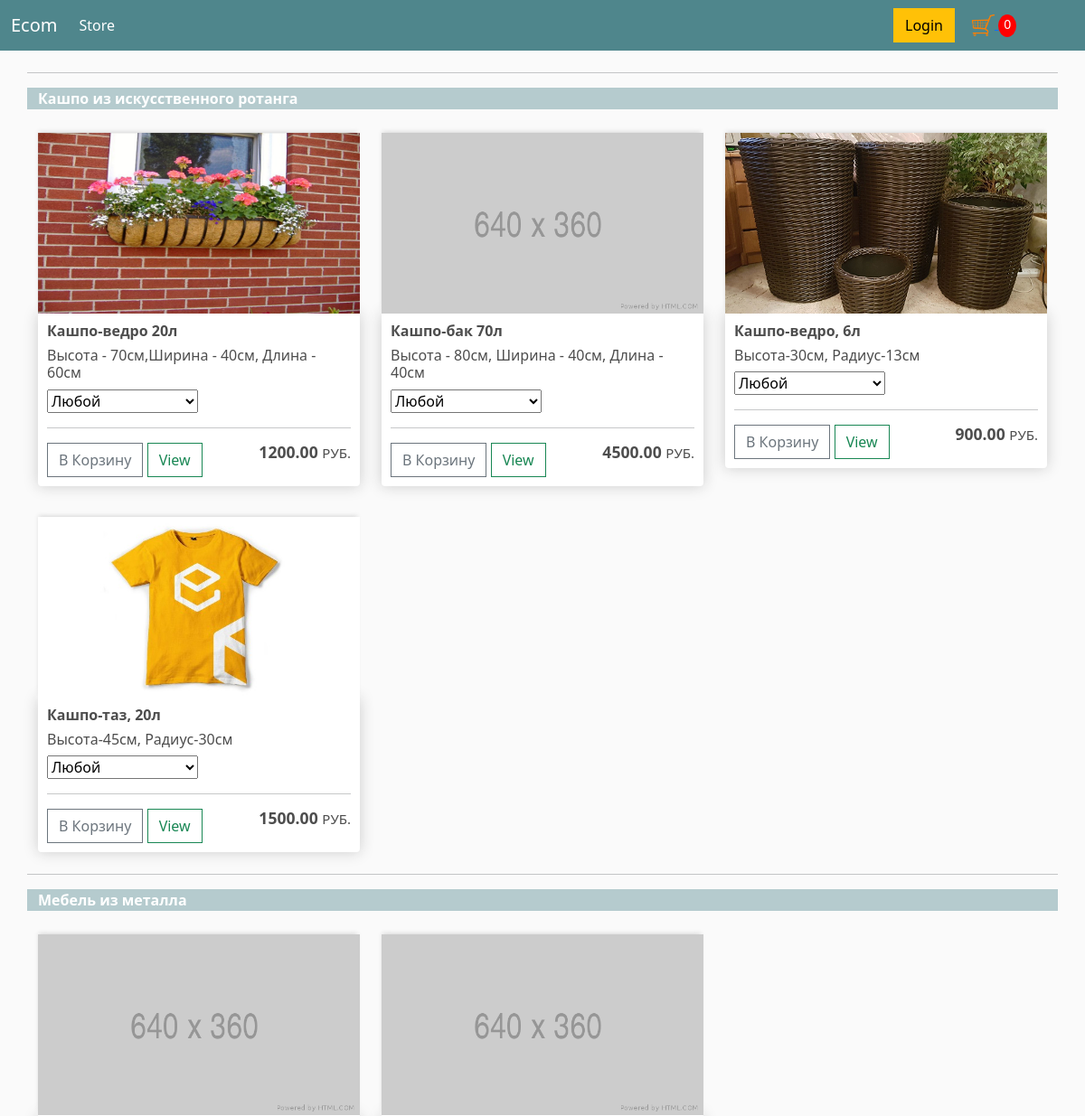
/ (upper part), run on an earlier commit of the app's database.
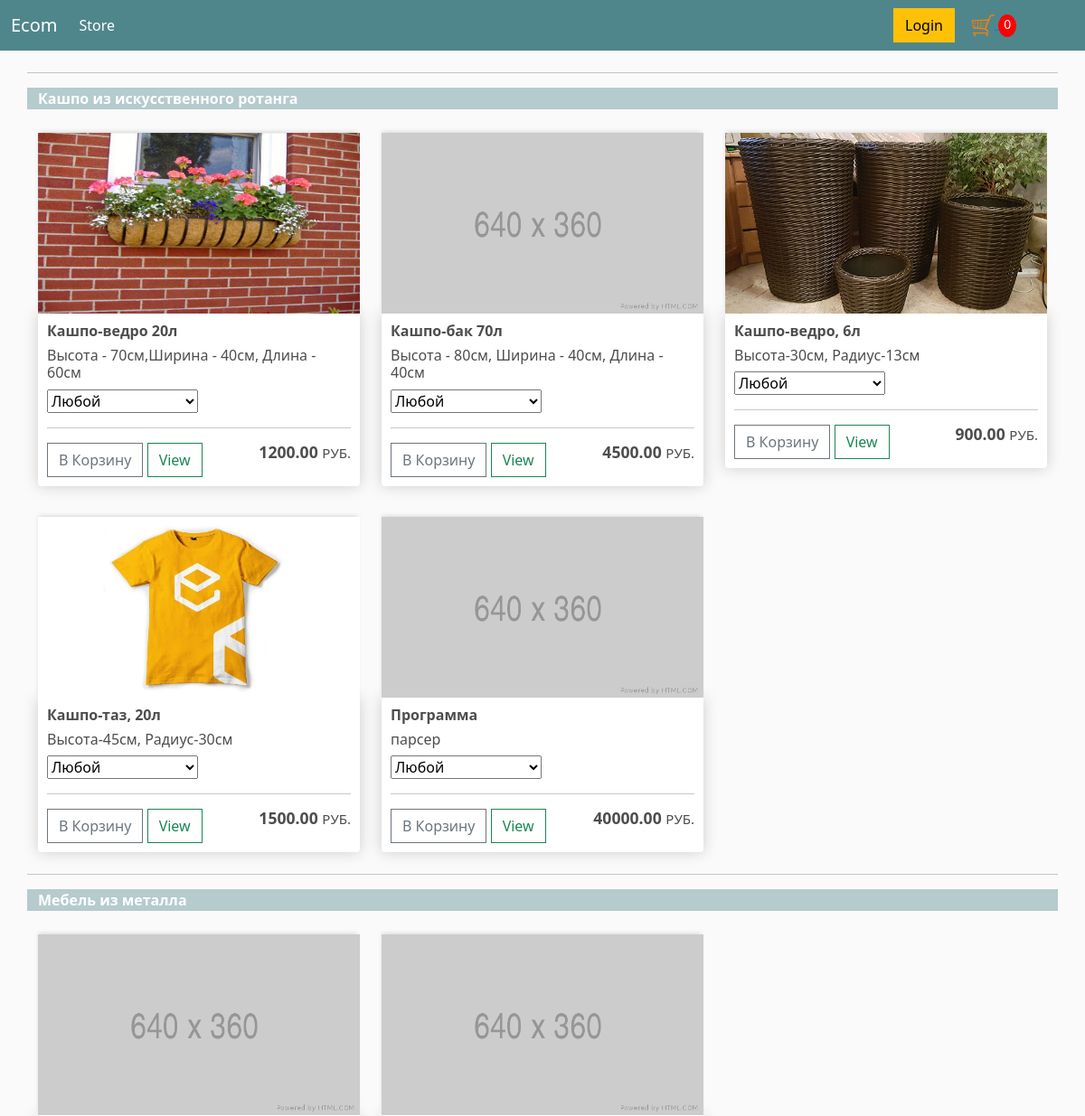
And on a later commit of the database.
### store/models.py (models this page shows, shortened)
class Product(models.Model):
    name = models.CharField(max_length=200)
    price = models.FloatField()
    description = models.CharField(max_length=200,null=True, blank=True)
    is_active = models.BooleanField(default=False)
    image = models.ImageField(null=True, blank=True)
    category = models.ForeignKey(Category, on_delete=models.PROTECT)
    digital = models.BooleanField(default=False,null=True,blank=False)
    @property
    def imageURL(self):
        try:
            url = self.image.url
        except:
            url='../../img/placeholder.png'
        return url

### store/views.py (the view)
# urls.py: path('',store, name='store'),
def store(request):
    if request.user.is_authenticated:
        customer = request.user.customer
        order, created = Order.objects.get_or_create(customer=customer, complete=False)
        items = order.orderitem_set.all()
        cartItems = order.get_cart_items
    else:
        items = []
        order = {'get_cart_total': 0, 'get_cart_items': 0, 'shipping': False}
        cartItems = order['get_cart_items']
    csrf_token = get_token(request)
    products = Product.objects.all().filter(is_active=True)
    context = {'products': products, 'cartItems': cartItems, 'csrf_token': csrf_token}
    return render(request, 'store/store.html', context)

### store/templates/store/store.html (shortened to what this page needs)
{% extends 'store/main.html' %}
{% load static %}
{% block content %}
<div class="row">
    <hr>
    <p class="category-title">Кашпо из искусственного ротанга</p>
    {% for p in products %}
    {% if p.category.id == 1 %}
        {% include "./product-item-category.html" %}
    {% endif %}
    {% endfor %}
    <hr>
    <p class="category-title">Мебель из металла</p>
    {% for p in products %}
    {% if p.category.id == 2 %}
        {% include "./product-item-category.html" %}
    {% endif %}
    {% endfor %}
</div>
{% endblock content %}

### store/templates/store/product-item-category.html (shortened to what this page needs)
{% load static %}
<div class="col-lg-4 product-cart">
    <img class="thumbnail product-image" src="{{ p.imageURL}}">
    <div class="box-element product">
        <h6><strong>{{ p.name }}</strong></h6>
        <h6>{{ p.description }}</h6>
        {% if p.category.id == 1 %}
          <p><select id="color_{{ p.id }}" name="color">
            <option value="Любой">Любой</option>
            </select></p>
        {% else %}
          <p><select  name="color">
            <option value="Черный">Черный</option>
            <option value="Белый">Белый</option>
            <option value="Коричневый">Коричневый</option>
            </select></p>
        {% endif %}
        <hr>
        <button data-product="{{ p.id }}"  data-action='add'  class="btn btn-outline-secondary add-btn update-cart">В
            Корзину</button>
        <a class="btn btn-outline-success" href="#">View</a>
        <h4 style="display: inline-block; float: right"><strong>{{ p.price|floatformat:2 }} </strong><span class="carrency">РУБ.</span></h4>
    </div>
    <br>
</div>

What changed in the data, as far as the page shows it:
added Product: name "Программа", description "парсер", color "Любой", price "40000.00"
